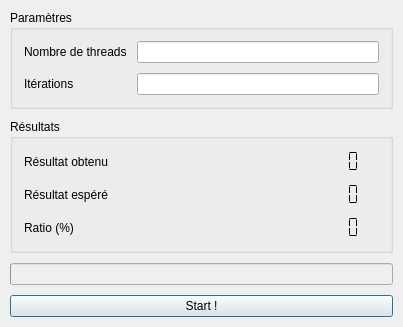
<?xml version="1.0" encoding="UTF-8"?>
<ui version="4.0">
 <class>Dialog</class>
 <widget class="QDialog" name="Dialog">
  <property name="geometry">
   <rect>
    <x>0</x>
    <y>0</y>
    <width>403</width>
    <height>324</height>
   </rect>
  </property>
  <property name="sizePolicy">
   <sizepolicy hsizetype="MinimumExpanding" vsizetype="MinimumExpanding">
    <horstretch>0</horstretch>
    <verstretch>0</verstretch>
   </sizepolicy>
  </property>
  <property name="font">
   <font>
    <pointsize>9</pointsize>
   </font>
  </property>
  <property name="windowTitle">
   <string>PCO | Labo 2</string>
  </property>
  <layout class="QVBoxLayout" name="verticalLayout_2" stretch="1,1,0,0">
   <property name="spacing">
    <number>10</number>
   </property>
   <property name="leftMargin">
    <number>10</number>
   </property>
   <property name="topMargin">
    <number>10</number>
   </property>
   <property name="rightMargin">
    <number>10</number>
   </property>
   <property name="bottomMargin">
    <number>10</number>
   </property>
   <item>
    <widget class="QGroupBox" name="groupBox">
     <property name="title">
      <string>Paramètres</string>
     </property>
     <layout class="QVBoxLayout" name="verticalLayout">
      <item>
       <layout class="QFormLayout" name="formLayout">
        <property name="horizontalSpacing">
         <number>10</number>
        </property>
        <property name="verticalSpacing">
         <number>10</number>
        </property>
        <item row="0" column="0">
         <widget class="QLabel" name="labelNbThreads">
          <property name="text">
           <string>Nombre de threads</string>
          </property>
         </widget>
        </item>
        <item row="1" column="0">
         <widget class="QLabel" name="labelNbIterations">
          <property name="text">
           <string>Itérations</string>
          </property>
         </widget>
        </item>
        <item row="0" column="1">
         <widget class="QLineEdit" name="editNbThreads">
          <property name="sizePolicy">
           <sizepolicy hsizetype="MinimumExpanding" vsizetype="Minimum">
            <horstretch>0</horstretch>
            <verstretch>0</verstretch>
           </sizepolicy>
          </property>
          <property name="maxLength">
           <number>22</number>
          </property>
          <property name="alignment">
           <set>Qt::AlignRight|Qt::AlignTrailing|Qt::AlignVCenter</set>
          </property>
         </widget>
        </item>
        <item row="1" column="1">
         <widget class="QLineEdit" name="editNbIterations">
          <property name="sizePolicy">
           <sizepolicy hsizetype="MinimumExpanding" vsizetype="Minimum">
            <horstretch>0</horstretch>
            <verstretch>0</verstretch>
           </sizepolicy>
          </property>
          <property name="maxLength">
           <number>22</number>
          </property>
          <property name="alignment">
           <set>Qt::AlignRight|Qt::AlignTrailing|Qt::AlignVCenter</set>
          </property>
         </widget>
        </item>
       </layout>
      </item>
     </layout>
    </widget>
   </item>
   <item>
    <widget class="QGroupBox" name="groupBox_2">
     <property name="title">
      <string>Résultats</string>
     </property>
     <layout class="QVBoxLayout" name="verticalLayout_3">
      <item>
       <layout class="QFormLayout" name="formLayout_2">
        <property name="sizeConstraint">
         <enum>QLayout::SetMaximumSize</enum>
        </property>
        <property name="fieldGrowthPolicy">
         <enum>QFormLayout::AllNonFixedFieldsGrow</enum>
        </property>
        <property name="labelAlignment">
         <set>Qt::AlignLeading|Qt::AlignLeft|Qt::AlignVCenter</set>
        </property>
        <property name="formAlignment">
         <set>Qt::AlignRight|Qt::AlignTrailing|Qt::AlignVCenter</set>
        </property>
        <property name="horizontalSpacing">
         <number>10</number>
        </property>
        <property name="verticalSpacing">
         <number>10</number>
        </property>
        <item row="0" column="0">
         <widget class="QLabel" name="labelResObtenu">
          <property name="text">
           <string>Résultat obtenu</string>
          </property>
         </widget>
        </item>
        <item row="0" column="1">
         <widget class="QLCDNumber" name="lcdNumberResObtenu">
          <property name="frameShape">
           <enum>QFrame::NoFrame</enum>
          </property>
          <property name="frameShadow">
           <enum>QFrame::Plain</enum>
          </property>
          <property name="digitCount">
           <number>22</number>
          </property>
          <property name="segmentStyle">
           <enum>QLCDNumber::Flat</enum>
          </property>
         </widget>
        </item>
        <item row="1" column="0">
         <widget class="QLabel" name="labelResEspere">
          <property name="text">
           <string>Résultat espéré</string>
          </property>
         </widget>
        </item>
        <item row="1" column="1">
         <widget class="QLCDNumber" name="lcdNumberResEspere">
          <property name="frameShape">
           <enum>QFrame::NoFrame</enum>
          </property>
          <property name="frameShadow">
           <enum>QFrame::Plain</enum>
          </property>
          <property name="digitCount">
           <number>22</number>
          </property>
          <property name="segmentStyle">
           <enum>QLCDNumber::Flat</enum>
          </property>
         </widget>
        </item>
        <item row="2" column="0">
         <widget class="QLabel" name="labelResRatio">
          <property name="text">
           <string>Ratio (%)</string>
          </property>
         </widget>
        </item>
        <item row="2" column="1">
         <widget class="QLCDNumber" name="lcdNumberResRatio">
          <property name="frameShape">
           <enum>QFrame::NoFrame</enum>
          </property>
          <property name="frameShadow">
           <enum>QFrame::Plain</enum>
          </property>
          <property name="smallDecimalPoint">
           <bool>false</bool>
          </property>
          <property name="digitCount">
           <number>22</number>
          </property>
          <property name="segmentStyle">
           <enum>QLCDNumber::Flat</enum>
          </property>
         </widget>
        </item>
       </layout>
      </item>
     </layout>
    </widget>
   </item>
   <item>
    <widget class="QProgressBar" name="progressBar">
     <property name="enabled">
      <bool>false</bool>
     </property>
     <property name="minimum">
      <number>0</number>
     </property>
     <property name="maximum">
      <number>1</number>
     </property>
     <property name="value">
      <number>0</number>
     </property>
     <property name="textVisible">
      <bool>false</bool>
     </property>
     <property name="invertedAppearance">
      <bool>false</bool>
     </property>
    </widget>
   </item>
   <item>
    <widget class="QPushButton" name="startButton">
     <property name="text">
      <string>Start !</string>
     </property>
    </widget>
   </item>
  </layout>
 </widget>
 <layoutdefault spacing="6" margin="11"/>
 <resources/>
 <connections/>
</ui>
